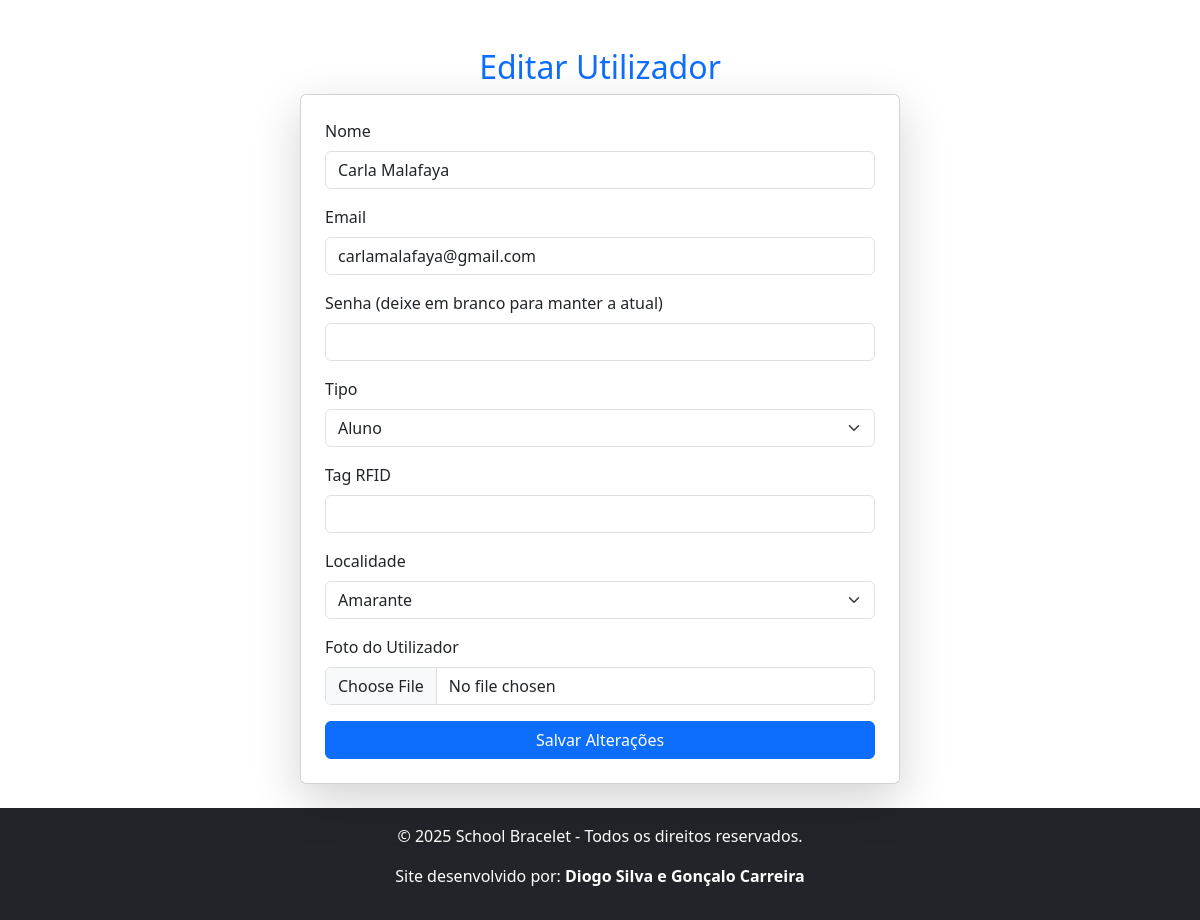
/views/edit_user.php?id=11 (signed in), run on the app's committed database.
### tables this page shows
CREATE TABLE `users` (
  `id` int(11) NOT NULL,
  `nome` varchar(100) NOT NULL,
  `foto` varchar(255) DEFAULT NULL,
  `email` varchar(100) NOT NULL,
  `password` varchar(255) NOT NULL,
  `tipo` enum('admin','funcionario','professor','aluno') NOT NULL,
  `rfid_tag` varchar(50) DEFAULT NULL,
  `saldo` decimal(10,2) DEFAULT 0.00,
  `created_at` timestamp NOT NULL DEFAULT current_timestamp(),
  `cartao_cidadao` varchar(20) DEFAULT NULL,
  `telefone` varchar(15) DEFAULT NULL,
  `contato_emergencia` varchar(15) DEFAULT NULL,
  `encarregado_nome` varchar(100) DEFAULT NULL,
  `encarregado_contato` varchar(15) DEFAULT NULL,
  `encarregado_email` varchar(100) DEFAULT NULL,
  `morada` text DEFAULT NULL,
  `localidade` varchar(50) DEFAULT NULL
);

### views/edit_user.php (the view, shortened to what this page needs)
<?php
include '../config/db.php';
$user_id = $_GET['id'];
$query = $conn->prepare("SELECT * FROM users WHERE id = ?");
$query->bind_param("i", $user_id);
$query->execute();
$result = $query->get_result();
$user = $result->fetch_assoc();
$localidades = [
    "Amarante", "Baião", "Felgueiras", "Gondomar", "Lousada", "Maia",
    "Matosinhos", "Marco de Canaveses", "Paços de Ferreira", "Paredes",
    "Penafiel", "Porto", "Póvoa de Varzim", "Santo Tirso", "Trofa",
    "Valongo", "Vila do Conde", "Vila Nova de Gaia"
];
?>
<?php
include '../includes/head.php';
?>
<div class="container mt-5">
    <h2 class="text-center text-primary">Editar Utilizador</h2>
    <form method="POST" enctype="multipart/form-data" class="card p-4 mx-auto shadow-lg" style="max-width: 600px;">
        <div class="mb-3">
            <label class="form-label">Nome</label>
            <input type="text" name="nome" class="form-control" value="<?= htmlspecialchars($user['nome']); ?>" required>
        </div>
        <div class="mb-3">
            <label class="form-label">Email</label>
            <input type="email" name="email" class="form-control" value="<?= htmlspecialchars($user['email']); ?>" required>
        </div>
        <div class="mb-3">
            <label class="form-label">Senha (deixe em branco para manter a atual)</label>
            <input type="password" name="password" class="form-control">
        </div>
        <div class="mb-3">
            <label class="form-label">Tipo</label>
            <select name="tipo" class="form-select">
                <option value="aluno" <?= ($user['tipo'] === 'aluno') ? 'selected' : ''; ?>>Aluno</option>
            </select>
        </div>
        <div class="mb-3">
            <label class="form-label">Tag RFID</label>
            <input type="text" name="rfid_tag" class="form-control" value="<?= htmlspecialchars($user['rfid_tag'] ?? ""); ?>">
        </div>
        <div class="mb-3">
            <label class="form-label">Localidade</label>
            <select name="localidade" class="form-select">
                <?php foreach ($localidades as $loc): ?>
                    <option value="<?= $loc; ?>" <?= ($user['localidade'] === $loc) ? 'selected' : ''; ?>><?= $loc; ?></option>
                <?php endforeach; ?>
            </select>
        </div>
        <div class="mb-3">
            <label class="form-label">Foto do Utilizador</label>
            <input type="file" name="foto" class="form-control">
        </div>
        <button type="submit" class="btn btn-primary w-100">Salvar Alterações</button>
    </form>
</div>
<?php include '../includes/footer.php'; ?>

### data on the page
users: nome "Carla Malafaya", email "carlamalafaya@gmail.com", localidade "Amarante"
